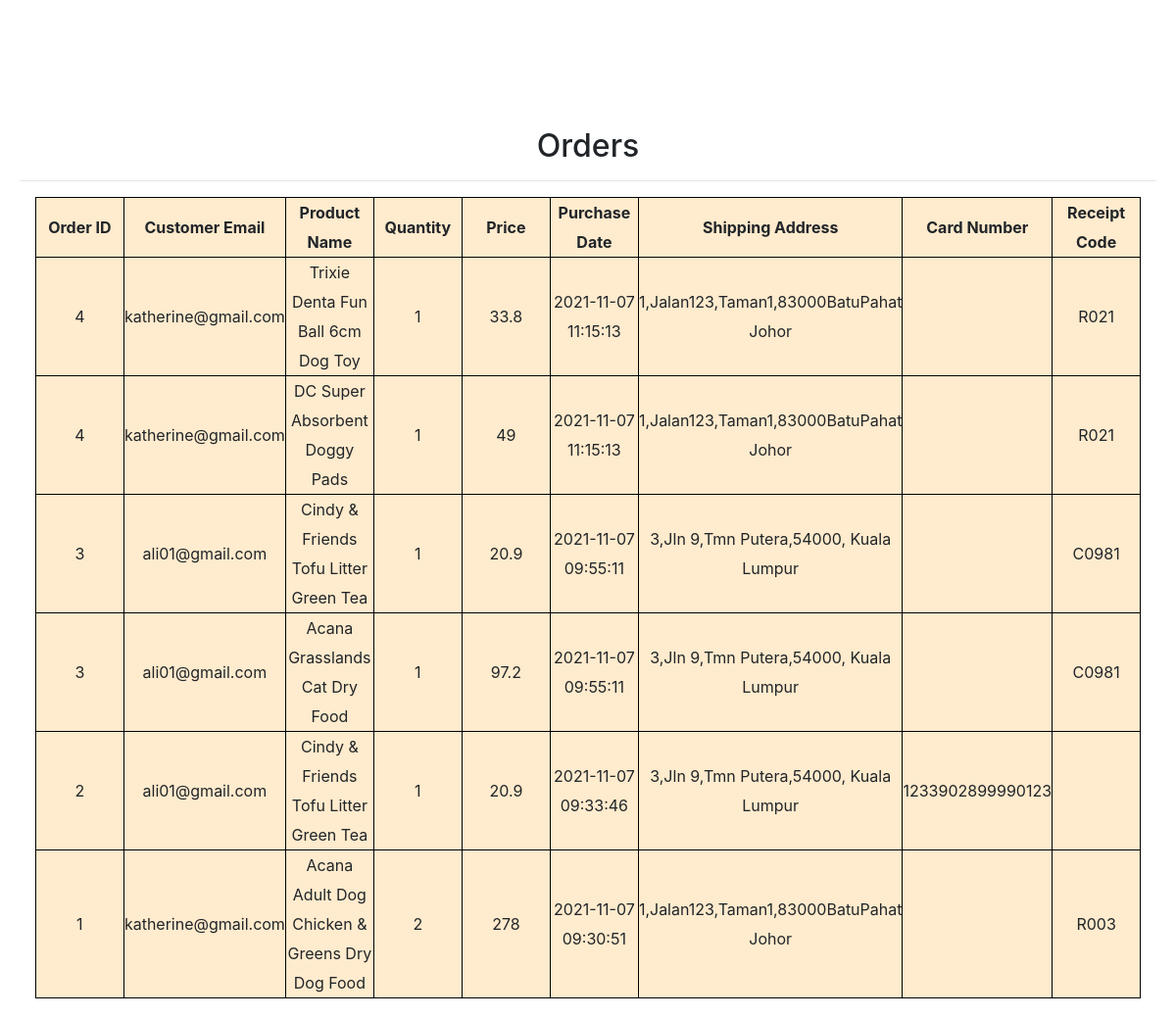
/view-customer-order.php, run on the app's committed database.
### tables this page shows
CREATE TABLE IF NOT EXISTS `orders` (
  `Order_ID` int(20) NOT NULL AUTO_INCREMENT,
  `Email` varchar(20) NOT NULL,
  `Product_ID` varchar(20) NOT NULL,
  `Quantity` int(11) NOT NULL,
  `Price` float NOT NULL,
  `Purchase_Date` datetime NOT NULL DEFAULT CURRENT_TIMESTAMP,
  `Shipping_Address` text NOT NULL,
  `Card_Number` varchar(20) DEFAULT NULL,
  `Receipt_Code` varchar(20) DEFAULT NULL,
  PRIMARY KEY (`Order_ID`,`Product_ID`),
  KEY `Email` (`Email`),
  KEY `Product_ID` (`Product_ID`)
);

CREATE TABLE IF NOT EXISTS `product` (
  `Product_ID` int(20) NOT NULL AUTO_INCREMENT,
  `Product_Name` varchar(50) NOT NULL,
  `Brand` varchar(50) NOT NULL,
  `Type_of_Animal` varchar(20) NOT NULL,
  `Category` varchar(20) NOT NULL,
  `Description` text NOT NULL,
  `Price` float NOT NULL,
  `Quantity` int(11) NOT NULL,
  `Product_Status` varchar(40) NOT NULL,
  `Supplier_ID` varchar(20) NOT NULL,
  `Staff_ID` varchar(20) NOT NULL,
  `Product_Image` longblob NOT NULL,
  PRIMARY KEY (`Product_ID`),
  KEY `Supplier_ID` (`Supplier_ID`),
  KEY `Staff_ID` (`Staff_ID`)
);

### view-customer-order.php (the view, shortened to what this page needs)
<?php
include('conn.php');
?>
<!DOCTYPE html>
<html>
<head>
    <link href="css/bootstrap.min.css" rel="stylesheet">
    <link href="css/style.css" rel="stylesheet">
</head>
<body>
<div class="content-area">
    <h2>Orders</h2>
    <hr>
    <table class="viewOrder">
        <tr>
            <th>Order ID</th>
            <th>Customer Email</th>
            <th>Product Name</th>
            <th>Quantity</th>
            <th>Price</th>
            <th>Purchase Date</th>
            <th>Shipping Address</th>
            <th>Card Number</th>
            <th>Receipt Code</th>
        </tr>
        <?php
            $sql = mysqli_query($con, "SELECT * FROM orders ORDER BY Order_ID  desc");
            while($row = mysqli_fetch_array($sql)) {
                $Order_ID = $row["Order_ID"];
                $Customer_Email = $row["Email"];
                $Product_ID = $row['Product_ID'];
                $Quantity = $row['Quantity'];
                $Price = $row['Price'];
                $Purchase_Date = $row['Purchase_Date'];
                $Shipping_Address = $row['Shipping_Address'];
                $Card_Number = $row['Card_Number'];
                $Receipt_Code = $row['Receipt_Code'];
                $sql_run = mysqli_query($con, "SELECT * FROM product WHERE Product_ID = '$Product_ID'");
                while ($row = mysqli_fetch_assoc($sql_run)) {
                    $Product_Name = $row['Product_Name'];
        ?>
        <tr>
            <td><?php print $Order_ID ?></td>
            <td><?php print $Customer_Email ?></td>
            <td><?php print $Product_Name ?></td>
            <td><?php print $Quantity ?></td>
            <td><?php print $Price ?></td>
            <td><?php print $Purchase_Date ?></td>
            <td><?php print $Shipping_Address ?></td>
            <td><?php print $Card_Number ?></td>
            <td><?php print $Receipt_Code ?></td>
        </tr>
        <?php }
            }
        ?>
    </table>
</div>
</body>
</html>

### css/style.css (style rules this page uses)
* { margin: 0; padding: 0; }
body { text-align: center; }
.content-area { position: relative; top: 110px; padding-top: 30px; padding: 20px; line-height: 30px; margin: 0; }

### view-customer-order.php (style rules this page uses)
.viewOrder { width: 95%; margin: auto; border: 1px solid black; background-color: blanchedalmond; }
.viewOrder td, .viewOrder th { border: 1px solid black; min-width: 90px; }

### data on the page
orders: Order_ID "4", Email "katherine@gmail.com", Quantity "1", Price "33.8", Purchase_Date "2021-11-07 11:15:13", Shipping_Address "1,Jalan123,Taman1,83000BatuPahat Johor", Receipt_Code "R021"
product: Product_Name "Trixie Denta Fun Ball 6cm Dog Toy"
orders: Order_ID "4", Email "katherine@gmail.com", Quantity "1", Price "49", Purchase_Date "2021-11-07 11:15:13", Shipping_Address "1,Jalan123,Taman1,83000BatuPahat Johor", Receipt_Code "R021"
product: Product_Name "DC Super Absorbent Doggy Pads"
orders: Order_ID "3", Email "ali01@gmail.com", Quantity "1", Price "20.9", Purchase_Date "2021-11-07 09:55:11", Shipping_Address "3,Jln 9,Tmn Putera,54000, Kuala Lumpur", Receipt_Code "C0981"
product: Product_Name "Cindy & Friends Tofu Litter Green Tea"
orders: Order_ID "3", Email "ali01@gmail.com", Quantity "1", Price "97.2", Purchase_Date "2021-11-07 09:55:11", Shipping_Address "3,Jln 9,Tmn Putera,54000, Kuala Lumpur", Receipt_Code "C0981"
product: Product_Name "Acana Grasslands Cat Dry Food"
orders: Order_ID "2", Email "ali01@gmail.com", Quantity "1", Price "20.9", Purchase_Date "2021-11-07 09:33:46", Shipping_Address "3,Jln 9,Tmn Putera,54000, Kuala Lumpur", Card_Number "1233902899990123"
orders: Order_ID "1", Email "katherine@gmail.com", Quantity "2", Price "278", Purchase_Date "2021-11-07 09:30:51", Shipping_Address "1,Jalan123,Taman1,83000BatuPahat Johor", Receipt_Code "R003"
product: Product_Name "Acana Adult Dog Chicken & Greens Dry Dog Food"
